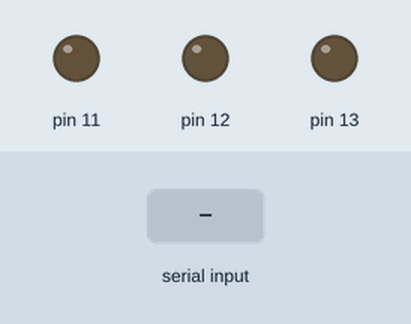
Recording of a sketch running on a simulated Arduino Uno, built with avr-gcc and run on an emulated ATmega328P. Shown: output pins drawn as LEDs (lit = HIGH). The inputs (shaded band) are chosen by the test bench. What the sketch prints to the serial monitor is not drawn.

Above: at 1.2 s.
1.3 s: "0" received over Serial
At 1.8 s:
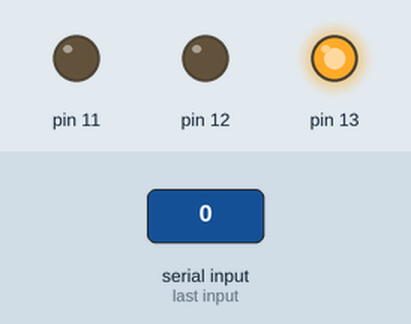
Timing chart, 0 to 7.8 s (numbered marks = the images above; inputs shaded):
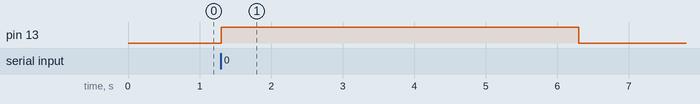

The sketch:

Swich_aula.ino
```cpp
void setup() {
  Serial.begin(9600);
  pinMode(11, OUTPUT);
  pinMode(12, OUTPUT);
  pinMode(13, OUTPUT);

}

void loop() {
  if(Serial.available()){
   char posicao= Serial.read();
   switch(posicao){
   case '0':
   digitalWrite(13, HIGH);
   delay(5000);
   digitalWrite(13, LOW);
   break;
   case '1':
   digitalWrite(12, HIGH);
   delay(5000);
   digitalWrite(12, LOW);
   break;
   case '2':
   digitalWrite(11, HIGH);
   delay(5000);
   digitalWrite(11, LOW);
   break;
   }
   delay(10);
   Serial.println(posicao);

  }


}
```

Measured:
- after the input at 1.3 s, pin 13: LOW → HIGH at once, → LOW 5.0 s later
